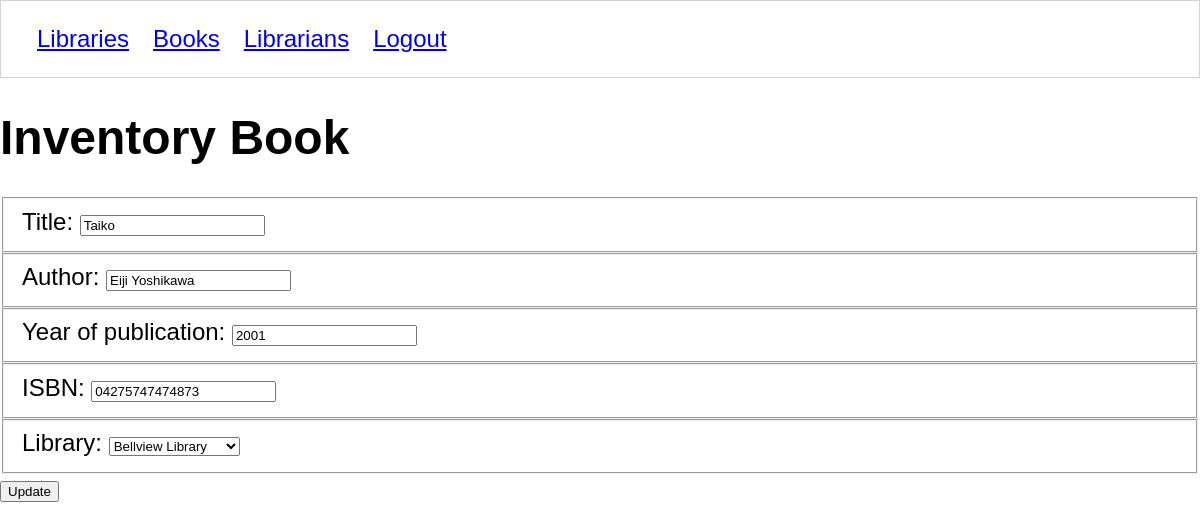
The page /books/1/form/ (signed in) on the database its author committed.
### libraryapp/models/book.py (models this page shows, shortened)
class Book (models.Model):
    title = models.CharField(max_length=50)
    ISBN_number = models.CharField(max_length=50)
    author = models.CharField(max_length=50)
    year_published = models.IntegerField()
    location = models.ForeignKey(Library, on_delete=models.CASCADE)
    librarian = models.ForeignKey(Librarian, on_delete=models.CASCADE)

### libraryapp/models/library.py (models this page shows, shortened)
class Library(models.Model):
    title = models.CharField(max_length=50)
    address = models.CharField(max_length=50)

### libraryapp/views/books/form.py (the view)
# urls.py: path('books/<int:book_id>/form/', book_edit_form, name='book_edit_form'),
@login_required
def book_edit_form(request, book_id):
    if request.method == 'GET':
        book = get_book(book_id)
        libraries = get_libraries()
        template = 'books/form.html'
        context = {
            'book': book,
            'all_libraries': libraries
        }
        return render(request, template, context)

### libraryapp/models/modelfactory.py (called while the page is built)
def model_factory(model_type):
    def create(cursor, row):
        instance = model_type()
        smart_row = sqlite3.Row(cursor, row)
        for col in smart_row.keys():
            setattr(instance, col, smart_row[col])
        return instance
    return create

### libraryapp/views/books/details.py (called while the page is built)
def get_book(book_id):
    with sqlite3.connect(Connection.db_path) as conn:
        conn.row_factory = create_book
        db_cursor = conn.cursor()
        db_cursor.execute("""
        SELECT
            b.id book_id,
            b.title,
            b.ISBN_number,
            b.author,
            b.year_published,
            b.librarian_id,
            b.location_id,
            li.id librarian_id,
            u.first_name,
            u.last_name,
            loc.id library_id,
            loc.title library_name
        FROM libraryapp_book b
        JOIN libraryapp_librarian li ON b.librarian_id = li.id
        JOIN libraryapp_library loc ON b.location_id = loc.id
        JOIN auth_user u ON u.id = li.user_id
        WHERE b.id = ?
        """, (book_id,))
        return db_cursor.fetchone()

def create_book(cursor, row):
    _row = sqlite3.Row(cursor, row)
    book = Book()
    book.id = _row["book_id"]
    book.author = _row["author"]
    book.ISBN_number = _row["ISBN_number"]
    book.title = _row["title"]
    book.year_published = _row["year_published"]
    librarian = Librarian()
    librarian.id = _row["librarian_id"]
    librarian.first_name = _row["first_name"]
    librarian.last_name = _row["last_name"]
    library = Library()
    library.id = _row["library_id"]
    library.title = _row["library_name"]
    book.librarian = librarian
    book.location = library
    return book

### libraryapp/views/books/form.py (called while the page is built)
def get_libraries():
    with sqlite3.connect(Connection.db_path) as conn:
        conn.row_factory = model_factory(Library)
        db_cursor = conn.cursor()
        db_cursor.execute("""
        select
            l.id,
            l.title,
            l.address
        from libraryapp_library l
        """)
        return db_cursor.fetchall()

### libraryapp/templates/books/form.html (shortened to what this page needs)
{% extends 'shared/base.html' %}
{% block content %}
    <h1>Inventory Book</h1>
    {% if book.id is not None %}
        <form action="{% url 'libraryapp:book' book.id %}" method="post">
    {% else %}
        <form action="{% url 'libraryapp:books' %}" method="post">
    {% endif %}
        <fieldset>
            <label for="title">Title: </label>
            <input id="title" type="text" name="title" value="{{ book.title }}">
        </fieldset>
        <fieldset>
            <label for="author">Author: </label>
            <input id="author" type="text" name="author" value="{{ book.author }}">
        </fieldset>
        <fieldset>
            <label for="year_published">Year of publication: </label>
            <input id="year_published" type="number" name="year_published" value="{{ book.year_published }}">
        </fieldset>
        <fieldset>
            <label for="isbn">ISBN: </label>
            <input id="isbn" type="text" name="isbn" value="{{ book.ISBN_number }}">
        </fieldset>
        <fieldset>
            <label for="location">Library: </label>
            <select id="location" type="text" name="location">
                {% for library in all_libraries %}
                <option {% if library.id == book.location_id %}selected{% endif %} value="{{ library.id }}">
                    {{ library.title }}</option>
                {% endfor %}
            </select>
        </fieldset>
        {% if book.id is not None %}
            <input type="submit" value="Update" />
        {% else %}
            <input type="submit" value="Create" />
        {% endif %}
    </form>
{% endblock %}

### libraryapp/static/libraryapp/styles/base.css (style rules this page uses)
body { margin: 0; padding: 0; font-size: 1.5em; font-family: 'Gill Sans', 'Gill Sans MT', Calibri, 'Trebuchet MS', sans-serif; }

### rows shown on the page
Book: title "Taiko", author "Eiji Yoshikawa", year_published "2001", isbn "04275747474873", location "Bellview Library"
